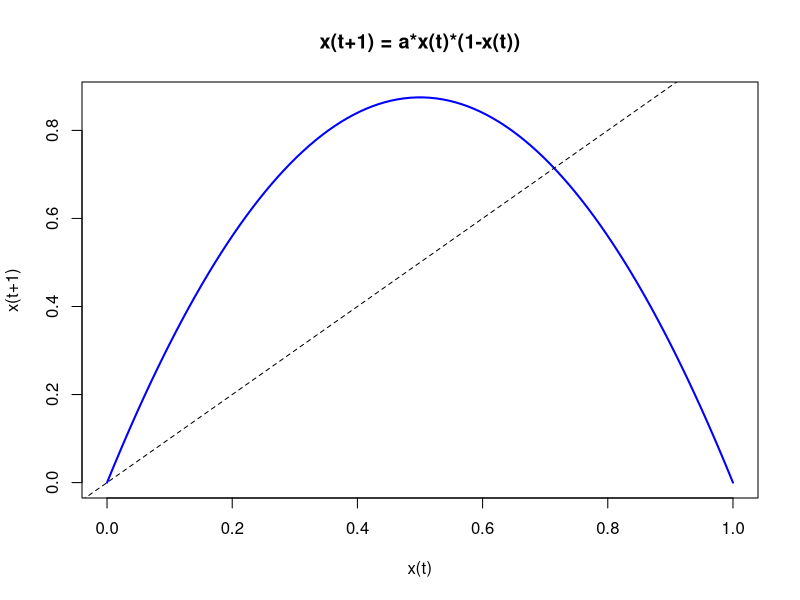
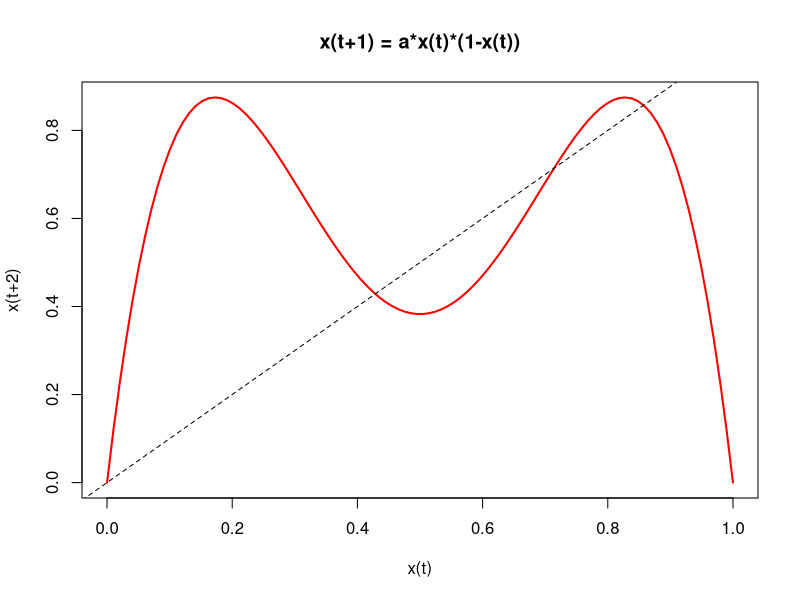
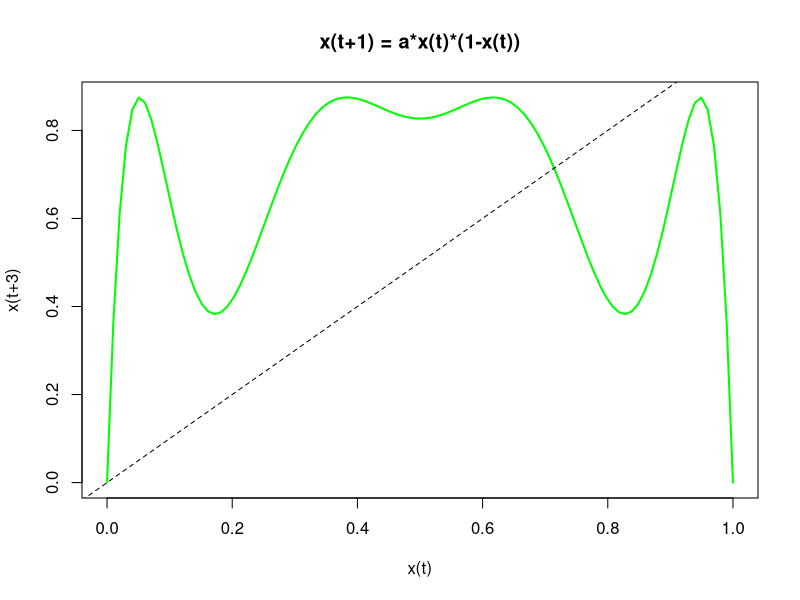
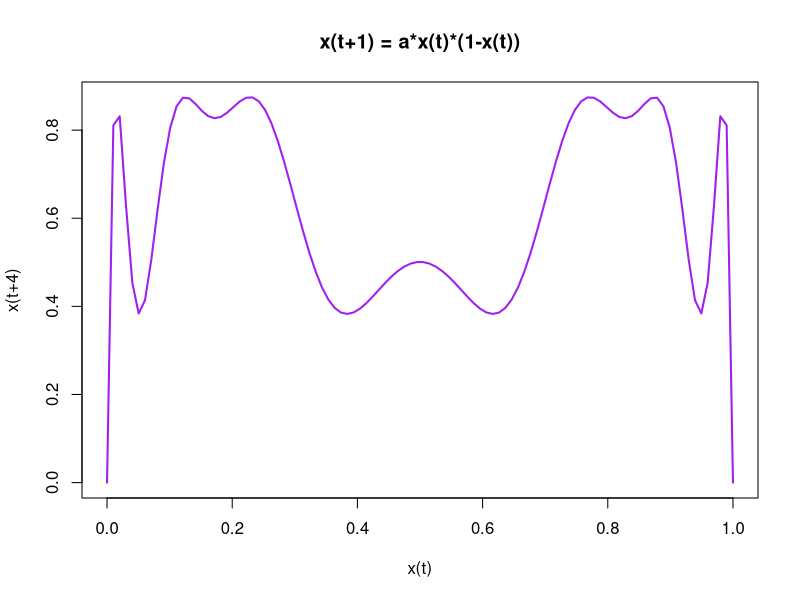

Here is the R script that generated these plots, in order:
# Robert May's logistic map: x(t+1) = a * x(t) * (1 - x(t))
# Define the parameters
a <- 3.5 # Growth rate
x <- seq(0, 1, length.out = 100)  # Sequence of population values (0 to 1)

# Calculate the next population values
x_next <- a * x * (1 - x)

# Plot the equation
plot(x, x_next, type = "l", col = "blue", lwd = 2, xlab = "x(t)", ylab = "x(t+1)",
     main = "x(t+1) = a*x(t)*(1-x(t))")
abline(0, 1, lty = 2)  # Add a reference line (diagonal)

# plot x(t+2) vs x(t)
x_next2 <- a * x_next * (1 - x_next) # iterate once
plot(x, x_next2, type = "l", col = "red", lwd = 2, xlab = "x(t)", ylab = "x(t+2)",
     main = "x(t+1) = a*x(t)*(1-x(t))")
abline(0, 1, lty = 2)  # Add a reference line (diagonal)

# plot x(t+3) vs x(t)
x_next3 <- a * x_next2 * (1 - x_next2) # iterate twice
plot(x, x_next3, type = "l", col = "green", lwd = 2, xlab = "x(t)", ylab = "x(t+3)",
     main = "x(t+1) = a*x(t)*(1-x(t))")
abline(0, 1, lty = 2)  # Add a reference line (diagonal)

# plot x(t+4) vs x(t)
x_next4 <- a * x_next3 * (1 - x_next3) # iterate three times
plot(x, x_next4, type = "l", col = "purple", lwd = 2, xlab = "x(t)", ylab = "x(t+4)",
     main = "x(t+1) = a*x(t)*(1-x(t))")



